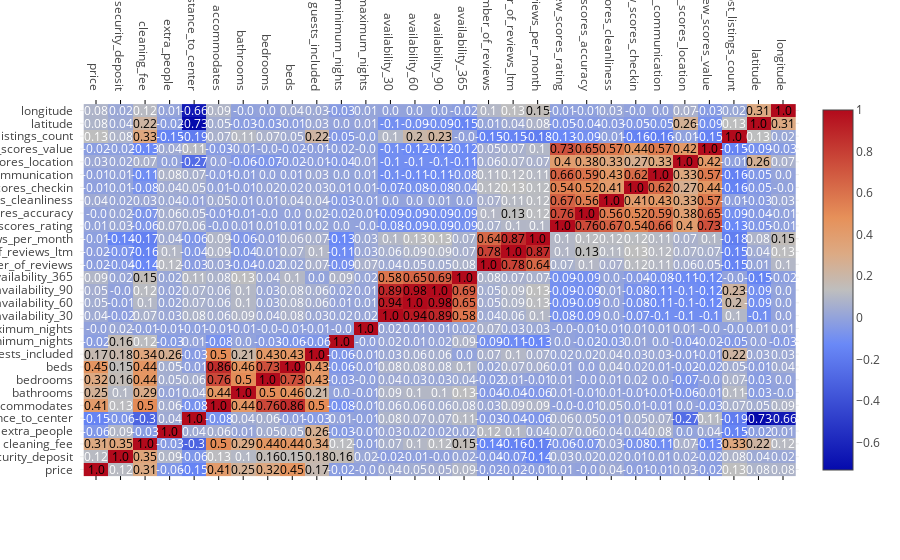

Notebook source saved alongside this figure:
### Code cell
# check correlations
corrmat = Boston_listings4[numVar].corr()
figure = ff.create_annotated_heatmap(
         z=corrmat.values,
         x=list(corrmat.columns),
         y=list(corrmat.index),
         annotation_text=corrmat.round(2).values,
         showscale=True)
iplot(figure)
